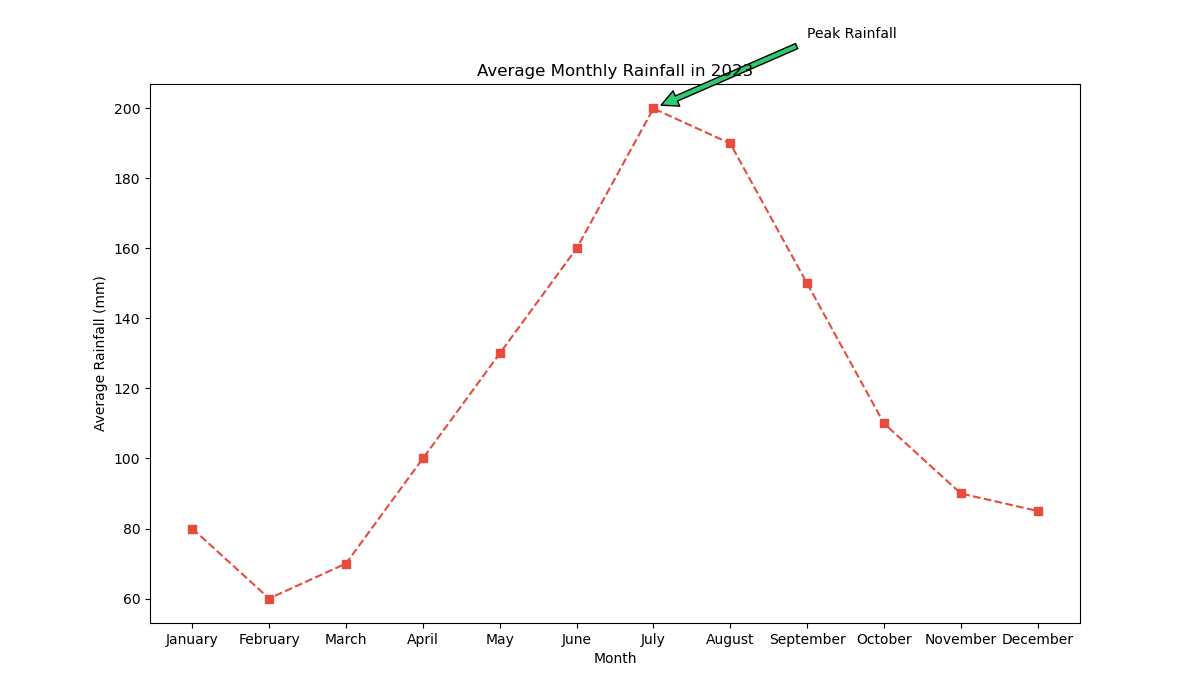

This figure's Python source:

import matplotlib.pyplot as plt

# Data points
months = ["January", "February", "March", "April", "May", "June",
          "July", "August", "September", "October", "November", "December"]
rainfall = [80, 60, 70, 100, 130, 160, 200, 190, 150, 110, 90, 85]

plt.figure(figsize=(12, 7))  # Adjust width and height of the chart
plt.plot(months, rainfall, marker='s', linestyle='--', color='#e74c3c')  # Specific hex color

# Annotation for the highest rainfall
plt.annotate('Peak Rainfall', xy=('July', 200), xytext=('September', 220),
             arrowprops=dict(facecolor='#2ecc71', shrink=0.05))

# Adding labels and title
plt.xlabel('Month')
plt.ylabel('Average Rainfall (mm)')
plt.title('Average Monthly Rainfall in 2023')

# Showing the plot
plt.show()
